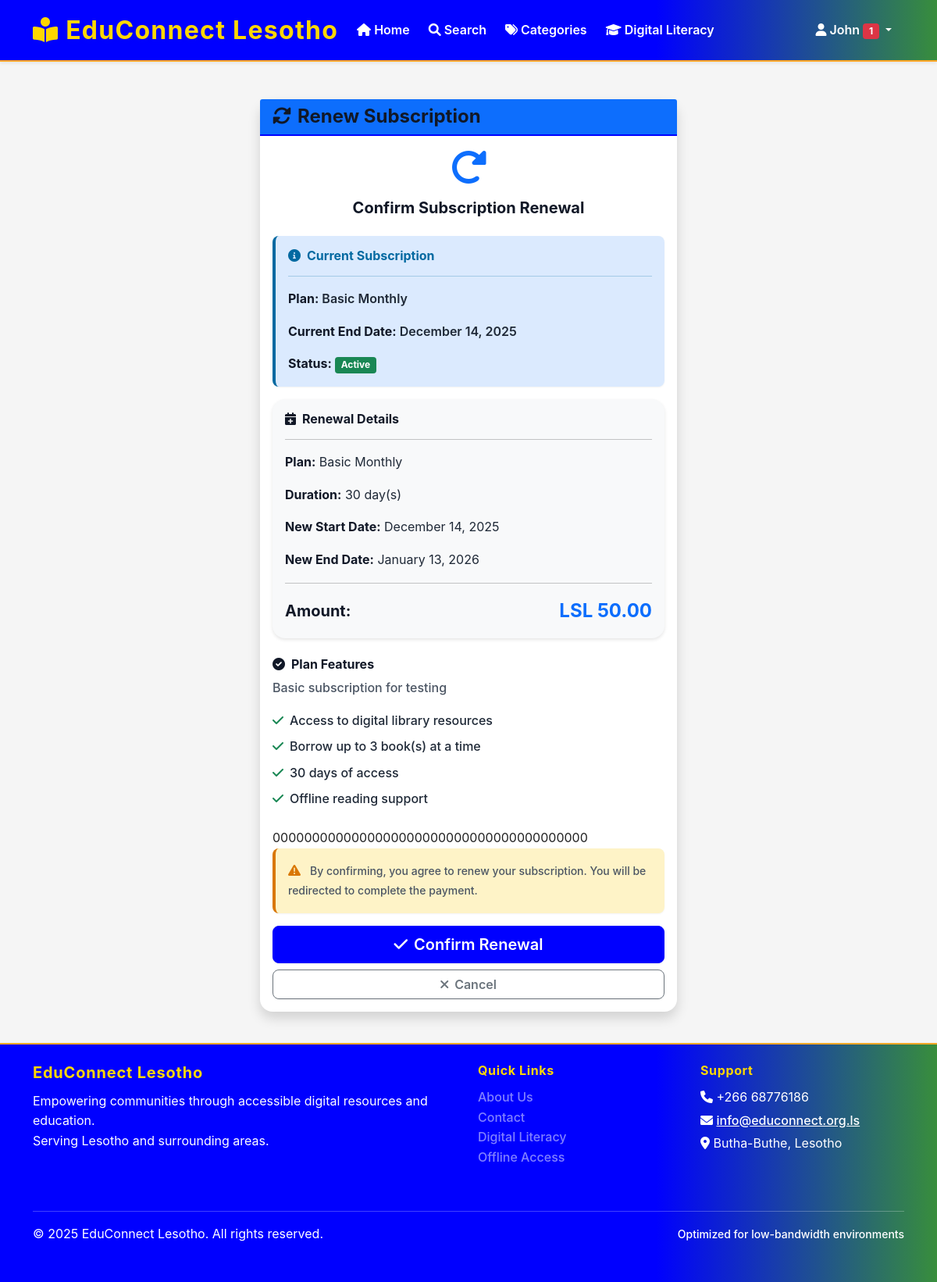
/subscription/renew (signed in), run on an earlier commit of the app's database.
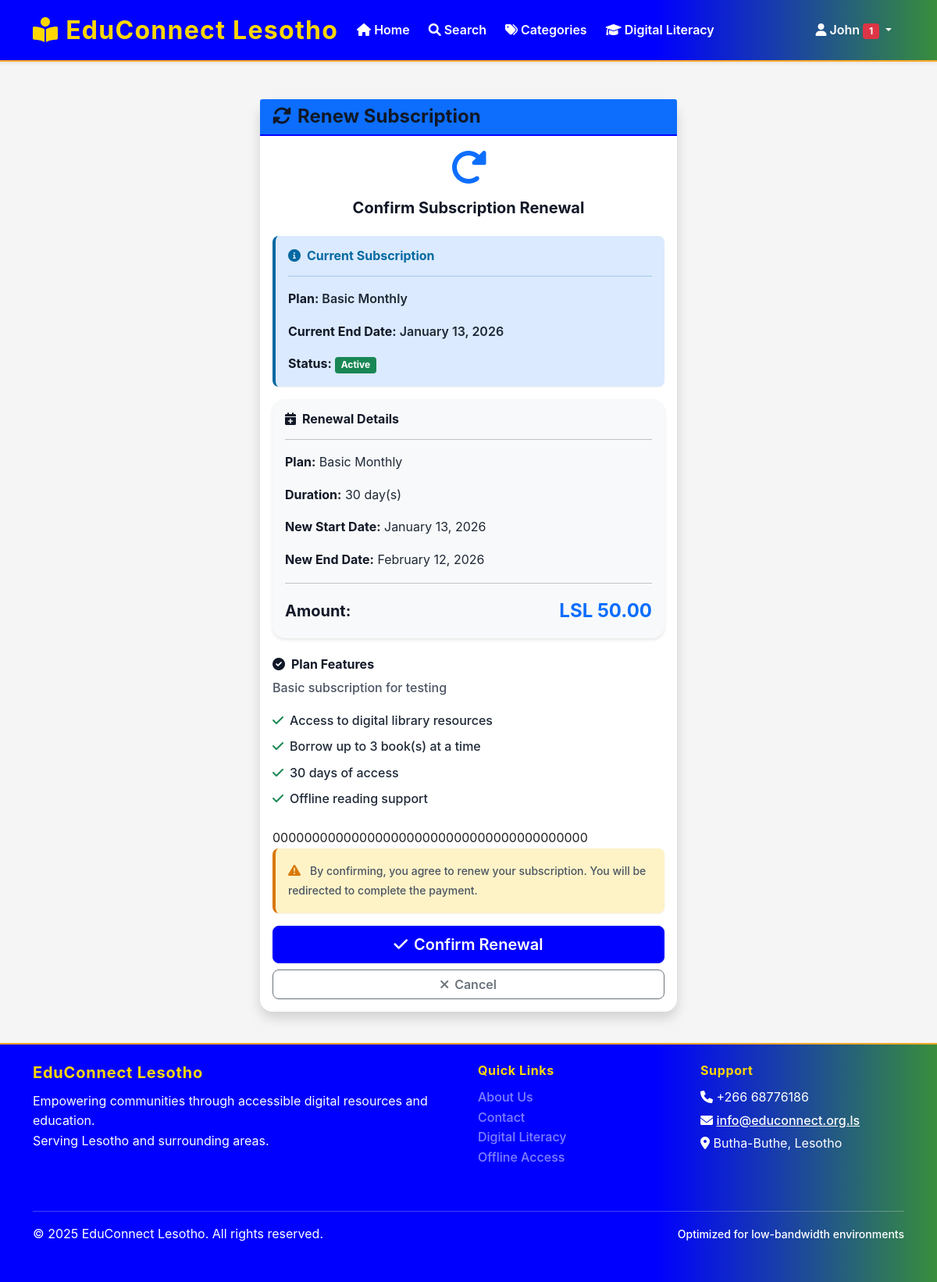
And on a later commit of the database.
### app/models/subscription.py (models this page shows, shortened)
class UserSubscription(db.Model):
    __tablename__ = 'user_subscriptions'
    id = db.Column(db.Integer, primary_key=True)
    user_id = db.Column(db.Integer, db.ForeignKey('users.id'), nullable=False)
    plan_id = db.Column(db.Integer, db.ForeignKey('subscription_plans.id'), nullable=False)
    start_date = db.Column(db.DateTime, nullable=False, default=datetime.utcnow)
    end_date = db.Column(db.DateTime, nullable=False)
    is_active = db.Column(db.Boolean, default=True)
    auto_renew = db.Column(db.Boolean, default=False)
    created_at = db.Column(db.DateTime, default=datetime.utcnow)
    @property
    def is_expired(self):
        return datetime.utcnow() > self.end_date

### app/routes/subscription.py (the view, shortened to what this page needs)
@subscription_bp.route('/renew', methods=['GET', 'POST'])
@login_required
def renew_subscription():
    current_subscription = current_user.get_current_subscription()
    if not current_subscription:
        flash('No subscription to renew.', 'warning')
        return redirect(url_for('subscription.plans'))
    if request.method == 'GET':
        return render_template('subscription/renew_confirm.html',
                             subscription=current_subscription)

### app/models/user.py (called while the page is built)
    def is_admin(self):
        return self.role.role_name == 'admin'

    def is_librarian(self):
        return self.role.role_name in ['admin', 'librarian']

    def get_current_subscription(self):
        from app.models.subscription import UserSubscription
        return UserSubscription.query.filter_by(
            user_id=self.id,
            is_active=True
        ).filter(
            UserSubscription.end_date > datetime.utcnow()
        ).first()

### app/templates/subscription/renew_confirm.html (shortened to what the changed rows need)
{% extends "base.html" %}
{% block content %}
<div class="container mt-5">
    <div class="row justify-content-center">
        <div class="col-lg-6">
            <div class="card shadow">
                <div class="card-body">
                    <div class="alert alert-info">
                        <h6 class="alert-heading">
                            <i class="fas fa-info-circle me-2"></i>Current Subscription
                        </h6>
                        <hr>
                        <p><strong>Plan:</strong> {{ subscription.plan.name }}</p>
                        <p><strong>Current End Date:</strong> {{ subscription.end_date.strftime('%B %d, %Y') }}</p>
                        <p class="mb-0"><strong>Status:</strong>
                            <span class="badge bg-{{ 'success' if subscription.is_active and not subscription.is_expired else 'danger' }}">
                                {{ 'Active' if subscription.is_active and not subscription.is_expired else 'Expired' }}
                            </span>
                        </p>
                    </div>
                    <div class="card bg-light mb-4">
                        <div class="card-body">
                            <h6 class="card-title">
                                <i class="fas fa-calendar-plus me-2"></i>Renewal Details
                            </h6>
                            <hr>
                            <p><strong>Plan:</strong> {{ subscription.plan.name }}</p>
                            <p><strong>Duration:</strong> {{ subscription.plan.duration_days }} day(s)</p>
                            <p><strong>New Start Date:</strong> {{ subscription.end_date.strftime('%B %d, %Y') }}</p>
                            <p><strong>New End Date:</strong>
                                {% set new_end = subscription.end_date + timedelta(days=subscription.plan.duration_days) %}
                                {{ new_end.strftime('%B %d, %Y') }}
                            </p>
                            <hr>
                            <div class="d-flex justify-content-between align-items-center">
                                <span class="fs-5"><strong>Amount:</strong></span>
                                <span class="fs-4 fw-bold text-primary">LSL {{ "%.2f"|format(subscription.plan.price) }}</span>
                            </div>
                        </div>
                    </div>
                </div>
            </div>
        </div>
    </div>
</div>
{% endblock %}

What changed in the data, as far as the page shows it:
no longer on this page (row edited): UserSubscription: end_date "December 14, 2025", is_active+end_date "Active"
now on this page (row unchanged): UserSubscription: end_date "January 13, 2026", is_active+end_date "Active"
Also different on the page:
{{ new_end.strftime('%B %d, %Y') }}: "January 13, 2026" → "February 12, 2026"
